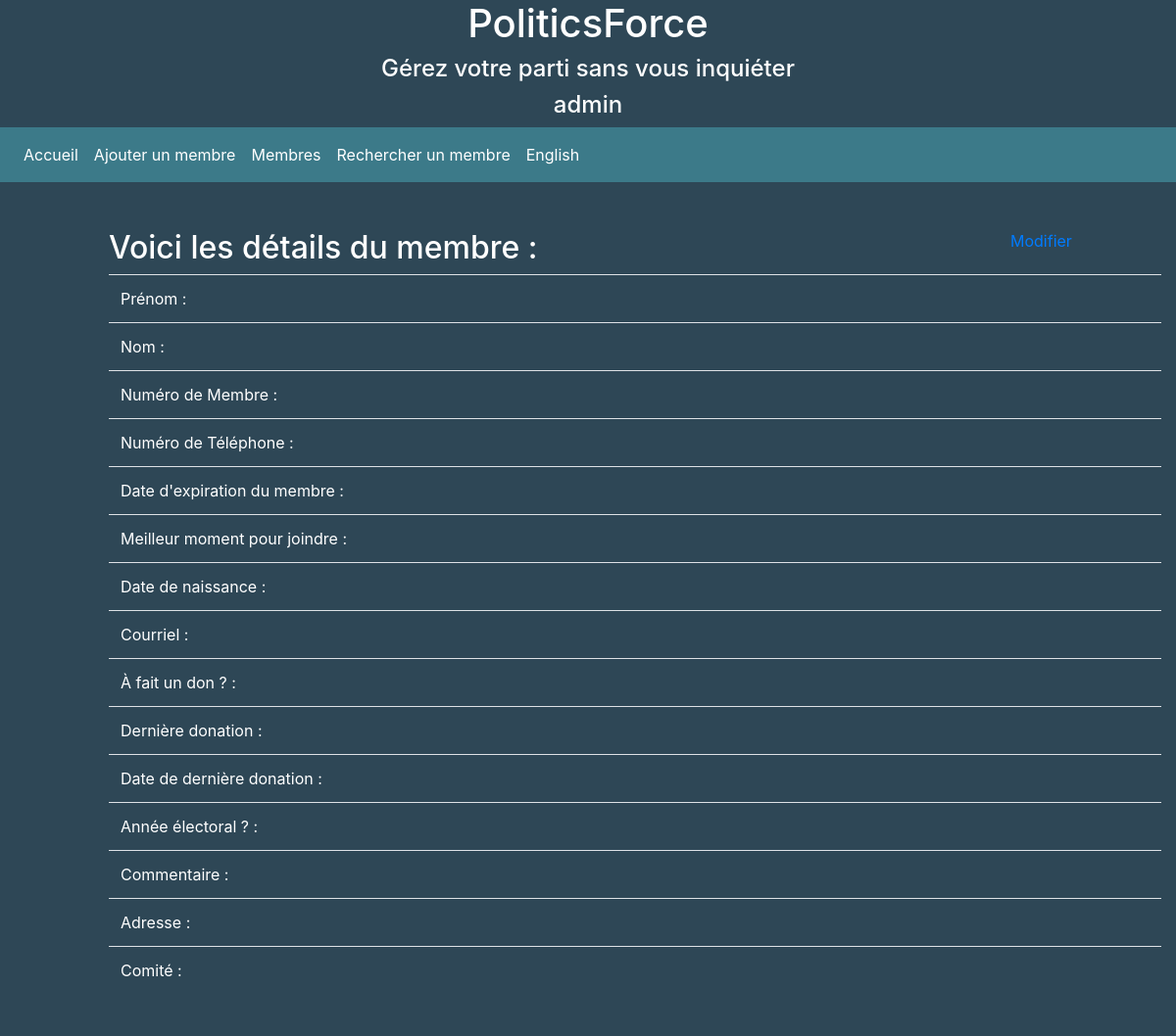
Before: /afficher_membre/4444444444 (signed in) with the older database file.
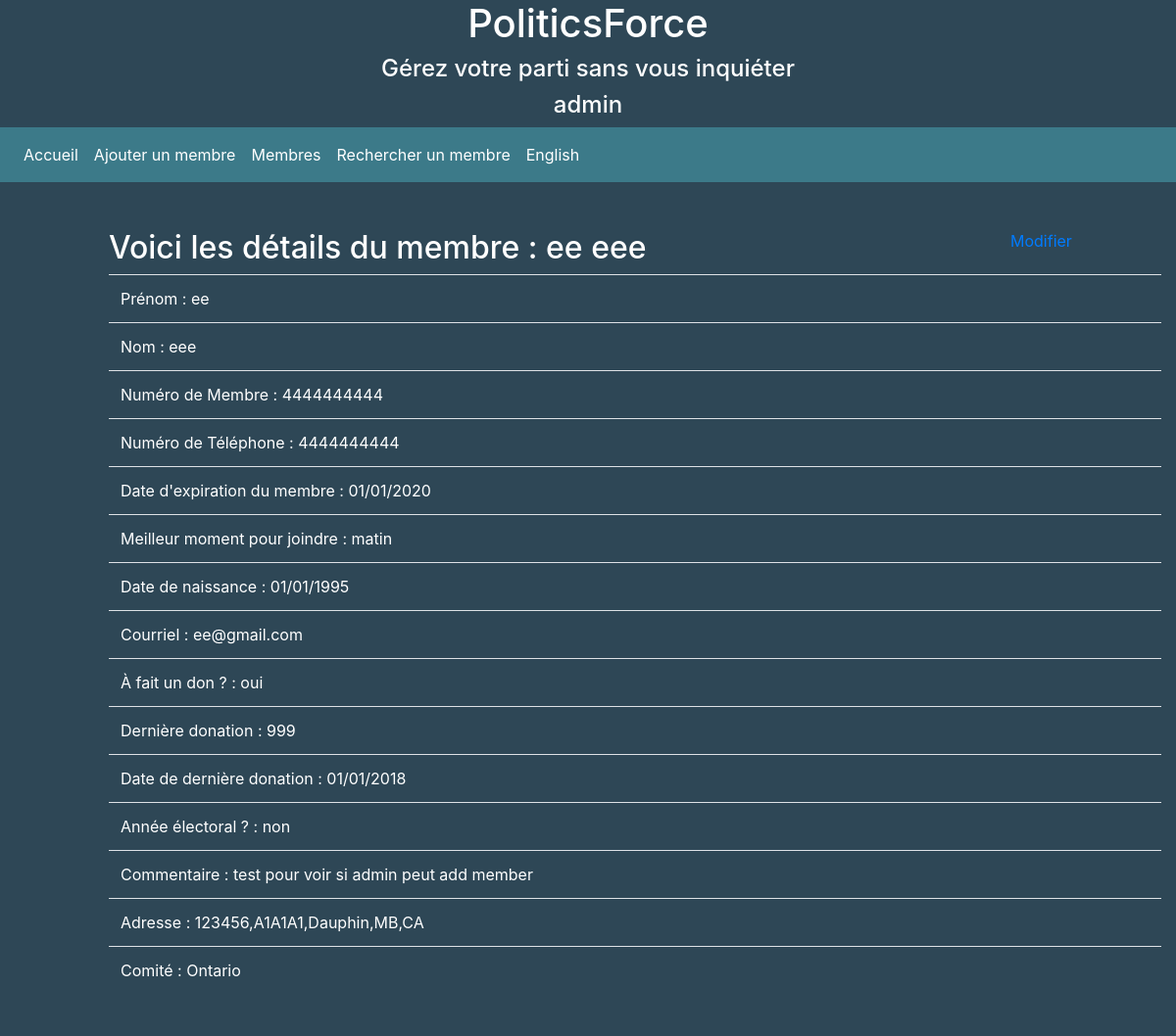
After: the same page with the newer database file.
### tables this page shows
CREATE TABLE Members (
	Id	integer PRIMARY KEY AUTOINCREMENT,
	F_name	varchar ( 25 ),
	L_name	varchar ( 25 ),
	Member_no	varchar ( 10 ) UNIQUE,
	Phone_no	varchar ( 10 ),
	Mem_exp_date	date,
	Reach_moment	varchar ( 6 ),
	Birth_date	date,
	Email	varchar ( 255 ),
	Last_donation	NUMERIC,
	Date_last_donation	date,
	Donation_ok	varchar ( 6 ),
	Election_year	varchar ( 6 ),
	Comment	TEXT,
	Address	varchar ( 255 ),
	Committee	varchar (40)
);

### controllers/bp_afficher_membre_no.py (the view)
@afficher_membre_no_bp.route('/afficher_membre/<member_no>')
@authentication_required
def affiche_util(member_no):
    lang = request.cookies.get('lang')
    resultat = get_db().search_member(member_no)
    if lang == "english":
        text_content = afficher_membre_content_en
    else:
        text_content = afficher_membre_content_fr
    return render_template('afficher_membre.html', title='Afficher', id=resultat, lang=lang,
                           text=text_content)

### authentication.py (called while the page is built)
def is_authenticated(session):
    return "id" in session

def authentication_required(f):
    @wraps(f)
    def decorated(*args, **kwargs):
        if not is_authenticated(session):
            return send_unauthorized()
        return f(*args, **kwargs)
    return decorated

### controllers/bp_afficher_membre_no.py (called while the page is built)
def get_db():
    db = getattr(g, '_database', None)
    if db is None:
        g._database = MemberQueries()
    return g._database

### database/db_general.py (called while the page is built)
    def get_connection(self):
        if self.connection is None:
            self.connection = sqlite3.connect('db/db.db')
        return self.connection

    def disconnect(self):
        if self.connection is not None:
            self.connection.close()

### database/queries/Member_queries.py (called while the page is built)
    def search_member(self, member_no):
        cursor = self.get_connection().cursor()
        cursor.execute("SELECT * FROM Members WHERE Member_no = ?", (member_no,))
        member_info = cursor.fetchone()
        if member_info is not None:
            member = Member(member_info[1], member_info[2], member_info[3], member_info[4], member_info[5],
                            member_info[6], member_info[7], member_info[8], member_info[9], member_info[10],
                            member_info[11], member_info[12], member_info[13], member_info[14], member_info[15])
            return member
        return None

### index.py (called while the page is built)
@app.teardown_appcontext
def close_connection(exception):
    db = getattr(g, '_database', None)
    if db is not None:
        db.disconnect()

### templates/afficher_membre.html
{% extends "layout.html" %}
{% block content %}
<div class="container m-5">
	<div class="row">
		<div class="col">
			<div class="row">
				<div class="col-10">
					<h2>{{text["page_title"]}} {{id.f_name}} {{id.l_name}}</h2>
				</div>
				<div class="col">
					<a href="/modifier_membre/{{id.member_no}}">{{text["modify"]}}</a>
				</div>
			</div>
			<div class="table-container">
				<table class="table">
					<tbody>
						<tr>
							<td>{{text["first_name"]}} {{id.f_name}}</td>
                        </tr>
                        <tr>
							<td>{{text["last_name"]}} {{id.l_name}}</td>
                        </tr>
                        <tr>
							<td>{{text["member_id"]}} {{id.member_no}}</td>
                        </tr>
                        <tr>
                            <td>{{text["phone_no"]}} {{id.phone_no}}</td>
                        </tr>
                        <tr>
                            <td>{{text["date_membership_expiration"]}} {{id.mem_exp_date}}</td>
                        </tr>
                        <tr>
                            <td>{{text["best_time_contact"]}} {{id.reach_moment}}</td>
                        </tr>
                        <tr>
                            <td>{{text["birth_date"]}} {{id.birth_date}}</td>
                        </tr>
                        <tr>
                            <td>{{text["e-mail"]}} {{id.email}}</td>
                        </tr>
                        <tr>
                            <td>{{text["if_donation"]}} {{id.donation_ok}}</td>
                        </tr>
                        <tr>
                            <td>{{text["last_donation"]}} {{id.last_donation}}</td>
                        </tr>
                        <tr>
                            <td>{{text["date_last_donation"]}} {{id.date_last_donation}}</td>
                        </tr>
                        <tr>
                            <td>{{text["election_year"]}} {{id.election_year}}</td>
                        </tr>
                        <tr>
                            <td>{{text["comment"]}} {{id.comment}}</td>
                        </tr>
                        <tr>
                            <td>{{text["address"]}} {{id.address}}</td>
                        </tr>
						<tr>
							<td>{{text["committee"]}}  {{id.committee}}</td>
						</tr>
					</tbody>
				</table>
			</div>
		</div>
	</div>
</div>
{% endblock %}

### templates/layout.html (shortened to what this page needs)
<!DOCTYPE html>
<html lang="en">
<head>
    {% block head %}
    <link rel="stylesheet" href="https://maxcdn.bootstrapcdn.com/bootstrap/4.1.3/css/bootstrap.min.css">
    <link rel="stylesheet" type="text/css" href="/static/css/nightlife-theme.css">
    {% endblock %}
</head>
<body>
    <div id="header-container" style="text-align:center;">
        <h1>PoliticsForce</h1>
        {% if lang == 'english' %}
        <h4>Manage your party without stress</h4>
        {% else %}
        <h4>Gérez votre parti sans vous inquiéter</h4>
        {% endif %}
		{% if session %}
		<h4>{{session['committee']}}</h4>
		{% endif %}
    </div>
    <div id="main-container">
        <div id="nav-container">
            <nav class="navbar navbar-expand-lg navbar-dark">
                <div class="collapse navbar-collapse" id="navbarNavAltMarkup">
                    <div class="navbar-nav">
                      <a class="nav-item nav-link active" href="/">{{text["menu_home"]}}</a>
				      <a class="nav-item nav-link active" href="/ajouter_membre">{{text["menu_add_member"]}}</a>
                      <a class="nav-item nav-link active" href="/membres">{{text["menu_members"]}}</a>
                      <a class="nav-item nav-link active" href="/rechercher_membre">{{text["menu_search_members"]}}</a>
                      <div class="navbar-nav">
                        <a class="nav-item nav-link active" href="/language">{{text["menu_change_lang"]}}</a>
                      </div>
                    </div>
                </div>
            </nav>
        </div>
        <div id="page-container" class="m-5">
        {% block content %}{% endblock %}
        </div>
    </div>
</body>
</html>

### static/css/nightlife-theme.css (style rules this page uses)
#header-container, #main-container, #page-container, body { background-color: #2E4756; color: white; }
#nav-container { background-color: #3C7A89; }
#page-container, h4 { -webkit-animation: fadein 2s; animation: fadein 2s; }
.navbar-nav > a { color : white; }

Changed rows visible on the page:
now on this page (row edited): Members: f_name "ee", l_name "eee", member_no "4444444444", phone_no "4444444444", mem_exp_date "01/01/2020", reach_moment "matin", birth_date "01/01/1995", email "ee@gmail.com", donation_ok "oui", last_donation "999", date_last_donation "01/01/2018", election_year "non", comment "test pour voir si admin peut add member", address "123456,A1A1A1,Dauphin,MB,CA", committee "Ontario"
